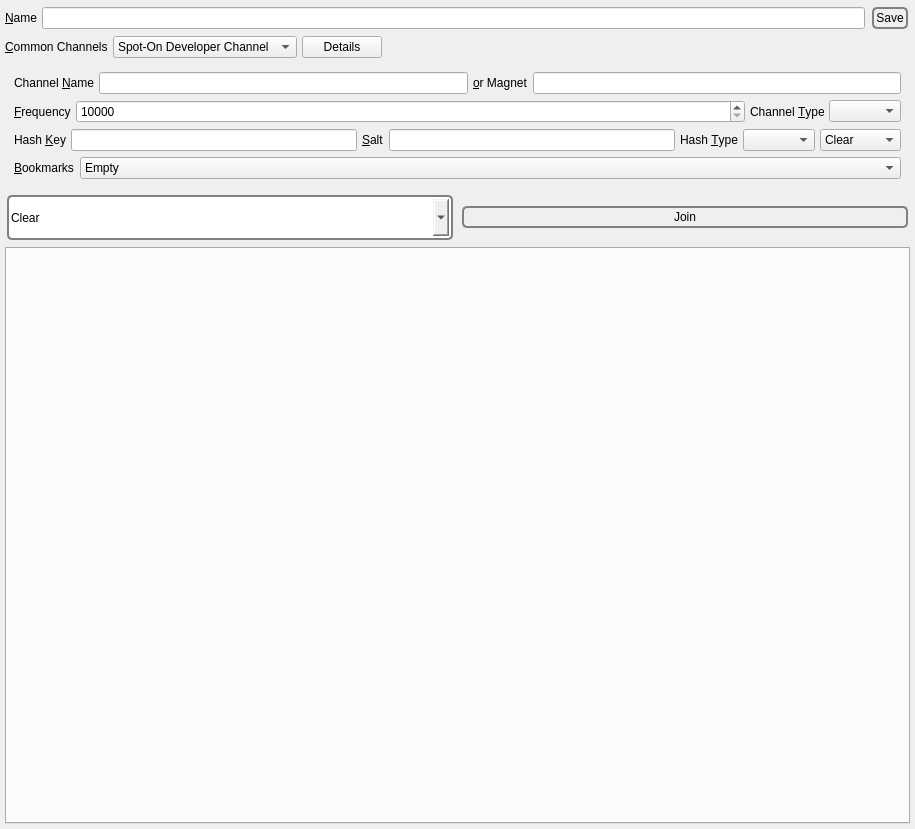
          <widget class="QWidget" name="scrollAreaWidgetContents_5">
           <property name="geometry">
            <rect>
             <x>0</x>
             <y>0</y>
             <width>915</width>
             <height>829</height>
            </rect>
           </property>
           <layout class="QVBoxLayout" name="verticalLayout_54">
            <property name="spacing">
             <number>5</number>
            </property>
            <property name="leftMargin">
             <number>5</number>
            </property>
            <property name="topMargin">
             <number>5</number>
            </property>
            <property name="rightMargin">
             <number>5</number>
            </property>
            <property name="bottomMargin">
             <number>5</number>
            </property>
            <item>
             <layout class="QHBoxLayout" name="horizontalLayout_41">
              <property name="spacing">
               <number>5</number>
              </property>
              <item>
               <widget class="QLabel" name="label_32">
                <property name="text">
                 <string>&amp;Name</string>
                </property>
                <property name="buddy">
                 <cstring>buzzName</cstring>
                </property>
               </widget>
              </item>
              <item>
               <widget class="QLineEdit" name="buzzName">
                <property name="text">
                 <string/>
                </property>
               </widget>
              </item>
              <item>
               <widget class="QPushButton" name="saveBuzzName">
                <property name="styleSheet">
                 <string notr="true">QPushButton {
 border: 2px solid gray;
 background-color: qlineargradient(x1: 0, y1: 0, x2: 0, y2: 1,
                                   stop: 0 #E0E0E0, stop: 1 #FFFFFF);
 border-radius: 5px;
 margin: 2px;
 padding: 2px;
 }

QPushButton:hover { 
background-color: qlineargradient(x1: 0, y1: 0, x2: 0, y2: 1,
                                   stop: 0 rgb(254,229,172), stop: 1 #FFFFFF);
background-position: top center; } 

QPushButton:pressed {
     background-color: darkgray;
     border-style: inset;
 }</string>
                </property>
                <property name="text">
                 <string>Save</string>
                </property>
               </widget>
              </item>
             </layout>
            </item>
            <item>
             <layout class="QHBoxLayout" name="horizontalLayout_34">
              <property name="spacing">
               <number>5</number>
              </property>
              <item>
               <widget class="QLabel" name="label_82">
                <property name="text">
                 <string>&amp;Common Channels</string>
                </property>
                <property name="buddy">
                 <cstring>commonBuzzChannels</cstring>
                </property>
               </widget>
              </item>
              <item>
               <widget class="QComboBox" name="commonBuzzChannels">
                <property name="sizeAdjustPolicy">
                 <enum>QComboBox::AdjustToContents</enum>
                </property>
                <item>
                 <property name="text">
                  <string notr="true">Spot-On Developer Channel</string>
                 </property>
                </item>
               </widget>
              </item>
              <item>
               <widget class="QPushButton" name="buzz_details">
                <property name="text">
                 <string>Details</string>
                </property>
                <property name="checkable">
                 <bool>true</bool>
                </property>
               </widget>
              </item>
              <item>
               <spacer name="horizontalSpacer_64">
                <property name="orientation">
                 <enum>Qt::Horizontal</enum>
                </property>
                <property name="sizeHint" stdset="0">
                 <size>
                  <width>40</width>
                  <height>20</height>
                 </size>
                </property>
               </spacer>
              </item>
             </layout>
            </item>
            <item>
             <widget class="QFrame" name="buzz_frame">
              <layout class="QVBoxLayout" name="verticalLayout_7">
               <item>
                <layout class="QHBoxLayout" name="horizontalLayout_33">
                 <property name="spacing">
                  <number>5</number>
                 </property>
                 <item>
                  <widget class="QLabel" name="label_33">
                   <property name="text">
                    <string>Channel &amp;Name</string>
                   </property>
                   <property name="buddy">
                    <cstring>channel</cstring>
                   </property>
                  </widget>
                 </item>
                 <item>
                  <widget class="QLineEdit" name="channel"/>
                 </item>
                 <item>
                  <widget class="QLabel" name="label_72">
                   <property name="text">
                    <string>&amp;or Magnet</string>
                   </property>
                   <property name="buddy">
                    <cstring>demagnetize</cstring>
                   </property>
                  </widget>
                 </item>
                 <item>
                  <widget class="QLineEdit" name="demagnetize">
                   <property name="toolTip">
                    <string>Demagnetize the link.</string>
                   </property>
                  </widget>
                 </item>
                </layout>
               </item>
               <item>
                <layout class="QHBoxLayout" name="horizontalLayout_40">
                 <property name="spacing">
                  <number>5</number>
                 </property>
                 <item>
                  <widget class="QLabel" name="label_44">
                   <property name="text">
                    <string>&amp;Frequency</string>
                   </property>
                   <property name="buddy">
                    <cstring>buzzIterationCount</cstring>
                   </property>
                  </widget>
                 </item>
                 <item>
                  <widget class="QSpinBox" name="buzzIterationCount">
                   <property name="sizePolicy">
                    <sizepolicy hsizetype="Expanding" vsizetype="Fixed">
                     <horstretch>0</horstretch>
                     <verstretch>0</verstretch>
                    </sizepolicy>
                   </property>
                   <property name="minimum">
                    <number>10000</number>
                   </property>
                   <property name="maximum">
                    <number>999999999</number>
                   </property>
                  </widget>
                 </item>
                 <item>
                  <widget class="QLabel" name="label_36">
                   <property name="text">
                    <string>Channel &amp;Type</string>
                   </property>
                   <property name="buddy">
                    <cstring>channelType</cstring>
                   </property>
                  </widget>
                 </item>
                 <item>
                  <widget class="QComboBox" name="channelType">
                   <property name="sizeAdjustPolicy">
                    <enum>QComboBox::AdjustToContents</enum>
                   </property>
                  </widget>
                 </item>
                </layout>
               </item>
               <item>
                <layout class="QHBoxLayout" name="horizontalLayout_61">
                 <property name="spacing">
                  <number>5</number>
                 </property>
                 <item>
                  <widget class="QLabel" name="label_61">
                   <property name="text">
                    <string>Hash &amp;Key</string>
                   </property>
                   <property name="buddy">
                    <cstring>buzzHashKey</cstring>
                   </property>
                  </widget>
                 </item>
                 <item>
                  <widget class="QLineEdit" name="buzzHashKey"/>
                 </item>
                 <item>
                  <widget class="QLabel" name="label_37">
                   <property name="text">
                    <string>&amp;Salt</string>
                   </property>
                   <property name="buddy">
                    <cstring>channelSalt</cstring>
                   </property>
                  </widget>
                 </item>
                 <item>
                  <widget class="QLineEdit" name="channelSalt"/>
                 </item>
                 <item>
                  <widget class="QLabel" name="label_62">
                   <property name="text">
                    <string>Hash &amp;Type</string>
                   </property>
                   <property name="buddy">
                    <cstring>buzzHashType</cstring>
                   </property>
                  </widget>
                 </item>
                 <item>
                  <widget class="QComboBox" name="buzzHashType">
                   <property name="sizeAdjustPolicy">
                    <enum>QComboBox::AdjustToContents</enum>
                   </property>
                  </widget>
                 </item>
                 <item>
                  <widget class="QComboBox" name="buzzActions">
                   <property name="styleSheet">
                    <string notr="true"/>
                   </property>
                   <property name="sizeAdjustPolicy">
                    <enum>QComboBox::AdjustToContents</enum>
                   </property>
                   <item>
                    <property name="text">
                     <string>Clear</string>
                    </property>
                   </item>
                   <item>
                    <property name="text">
                     <string>Generate</string>
                    </property>
                   </item>
                  </widget>
                 </item>
                </layout>
               </item>
               <item>
                <layout class="QHBoxLayout" name="horizontalLayout_45">
                 <property name="topMargin">
                  <number>0</number>
                 </property>
                 <item>
                  <widget class="QLabel" name="label_49">
                   <property name="text">
                    <string>&amp;Bookmarks</string>
                   </property>
                   <property name="buddy">
                    <cstring>favorites</cstring>
                   </property>
                  </widget>
                 </item>
                 <item>
                  <widget class="QComboBox" name="favorites">
                   <property name="sizePolicy">
                    <sizepolicy hsizetype="Expanding" vsizetype="Fixed">
                     <horstretch>0</horstretch>
                     <verstretch>0</verstretch>
                    </sizepolicy>
                   </property>
                   <property name="sizeAdjustPolicy">
                    <enum>QComboBox::AdjustToContents</enum>
                   </property>
                   <item>
                    <property name="text">
                     <string notr="true">Empty</string>
                    </property>
                   </item>
                  </widget>
                 </item>
                </layout>
               </item>
              </layout>
             </widget>
            </item>
            <item>
             <layout class="QHBoxLayout" name="horizontalLayout_28">
              <property name="topMargin">
               <number>0</number>
              </property>
              <item>
               <widget class="QComboBox" name="buzzTools">
                <property name="minimumSize">
                 <size>
                  <width>0</width>
                  <height>49</height>
                 </size>
                </property>
                <property name="styleSheet">
                 <string notr="true">QComboBox#buzzTools {
 border: 2px solid gray;
 background-color: qlineargradient(x1: 0, y1: 0, x2: 0, y2: 1,
                                   stop: 0 #E0E0E0, stop: 1 #FFFFFF);
 border-radius: 5px;
 margin: 2px;
 padding: 2px;
 
 }


QComboBox#buzzTools:hover { 
background-color: qlineargradient(x1: 0, y1: 0, x2: 0, y2: 1,
                                   stop: 0 rgb(254,229,172), stop: 1 #FFFFFF);
background-position: top center; } </string>
                </property>
                <property name="sizeAdjustPolicy">
                 <enum>QComboBox::AdjustToContents</enum>
                </property>
                <item>
                 <property name="text">
                  <string>Clear</string>
                 </property>
                </item>
                <item>
                 <property name="text">
                  <string>Demagnetize</string>
                 </property>
                </item>
                <item>
                 <property name="text">
                  <string>Magnetize Bookmark</string>
                 </property>
                </item>
                <item>
                 <property name="text">
                  <string>Remove Bookmark</string>
                 </property>
                </item>
                <item>
                 <property name="text">
                  <string>Remove All Bookmarks</string>
                 </property>
                </item>
               </widget>
              </item>
              <item>
               <widget class="QPushButton" name="join">
                <property name="styleSheet">
                 <string notr="true">QPushButton {
 border: 2px solid gray;
 background-color: qlineargradient(x1: 0, y1: 0, x2: 0, y2: 1,
                                   stop: 0 #E0E0E0, stop: 1 #FFFFFF);
 border-radius: 5px;
 margin: 2px;
 padding: 2px;
 }


QPushButton:hover { 
background-color: qlineargradient(x1: 0, y1: 0, x2: 0, y2: 1,
                                   stop: 0 rgb(254,229,172), stop: 1 #FFFFFF);
background-position: top center; }

QPushButton:pressed {
     background-color: darkgray;
     border-style: inset;
 } </string>
                </property>
                <property name="text">
                 <string>Join</string>
                </property>
                <property name="iconSize">
                 <size>
                  <width>40</width>
                  <height>40</height>
                 </size>
                </property>
               </widget>
              </item>
             </layout>
            </item>
            <item>
             <widget class="spoton_tabwidget" name="buzzTab">
              <property name="currentIndex">
               <number>-1</number>
              </property>
              <property name="tabsClosable">
               <bool>true</bool>
              </property>
             </widget>
            </item>
           </layout>
          </widget>
